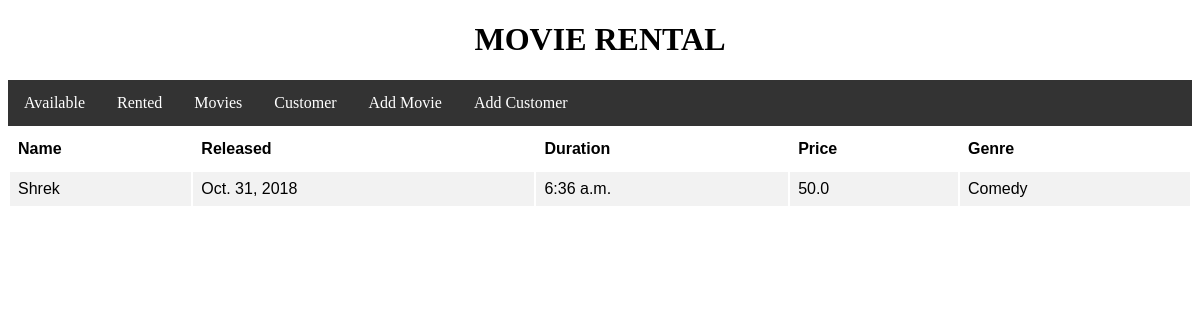
Page /movierental/rented/ on the committed database.
### movierental/models.py (models this page shows)
class Movie(models.Model):
    ACTION = 'Action'
    COMEDY = 'Comedy'
    ROMANCE = 'Romance'
    HORROR = 'Horror'
    THRILLER = 'Thriller'
    name = models.CharField(max_length=200)
    released = models.DateField('date released')
    duration = models.TimeField()
    price = models.FloatField()
    rentedby = models.ForeignKey('Customer',on_delete=models.SET_NULL,null=True,)
    genre = models.CharField(
        choices = GENRE_CHOICES,
        default = ACTION,
        max_length = 15,
    )
    class Meta:
        db_table = "Movie"

### movierental/views.py (the view)
# urls.py: path('rented/', views.rented,name='rented'),
def rented(request):
    movies = Movie.objects.all().filter(rentedby__isnull = False)
    return render(request, "rented.html", {'movies': movies,})

### movierental/templates/rented.html (shortened to what this page needs)
<!DOCTYPE html>
{% extends "base.html" %}
{% block nav %}
<head>
  {% load static %}
  <link rel="stylesheet" type="text/css" href='{% static "movierental/style.css" %}''>
<table id="customers">
  <tr>
    <th>Name</th>
    <th>Released</th>
    <th>Duration</th>
    <th>Price</th>
    <th>Genre</th>
{% for movie in movies %}
<tr>
<td>{{ movie.name}}</td>
<td>{{ movie.released}}</td>
<td>{{ movie.duration}}</td>
<td>{{ movie.price}}</td>
<td>{{ movie.genre}}</td>
{% endfor %}
{% endblock %}

### movierental/static/movierental/style.css (style rules this page uses)
#customers { font-family: "Trebuchet MS", Arial, Helvetica, sans-serif; width: 100%; }
#customers td, #customers th { padding: 8px; }
#customers tr:nth-child(even) { background-color: #f2f2f2; }
#customers th { padding-top: 12px; padding-bottom: 12px; text-align: left; color: black; }

### rows in the picture
Movie: name "Shrek", released "Oct. 31, 2018", duration "6:36 a.m.", price "50.0", genre "Comedy"
